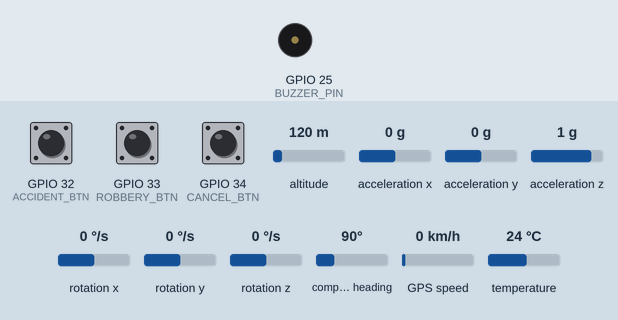
This sketch was run on a simulated ESP32. Parts: buzzer (waves = sounding, pin HIGH). Inputs (shaded band) come from the test bench; at power-on: acceleration x 0 g, GPIO 34 (CANCEL_BTN) LOW, GPIO 32 (ACCIDENT_BTN) LOW, GPIO 33 (ROBBERY_BTN) LOW, altitude 120 m, acceleration y 0 g, acceleration z 1 g, rotation x 0 °/s, rotation y 0 °/s, rotation z 0 °/s, compass heading 90°, GPS speed 0 km/h, temperature 24 °C. The GPS gets a fix after 3 s at 37.7749, -122.4194 with 8 satellites; the modem accepts every AT command (registered, SIM ready, sends succeed) and sends nothing else; what the sketch prints to the serial monitor is not drawn.

Above: at 2.1 s.
2.2 s: acceleration x set to -0.9 g
3.7 s: acceleration x set to -1.2 g
At 4.3 s:
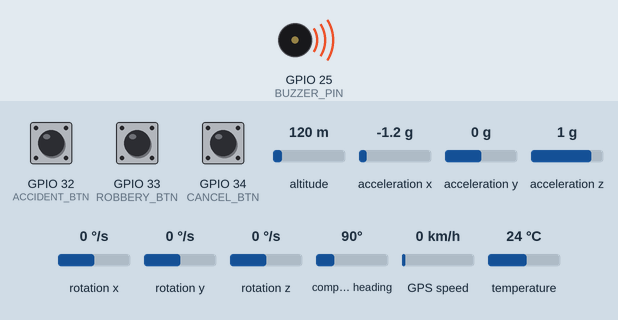
12.0 s: GPIO 34 (CANCEL_BTN) pulled HIGH for 0.15 s
At 13.1 s:
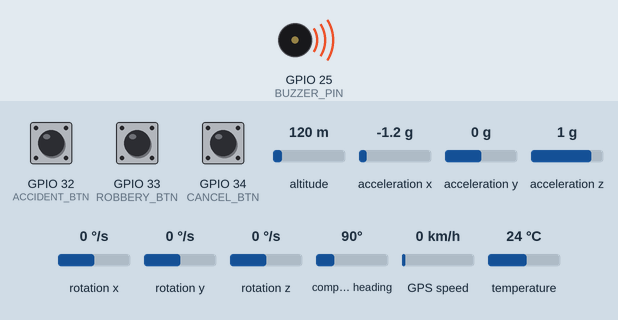
Timing chart, 0 to 14.6 s (numbered marks = the images above; inputs shaded):
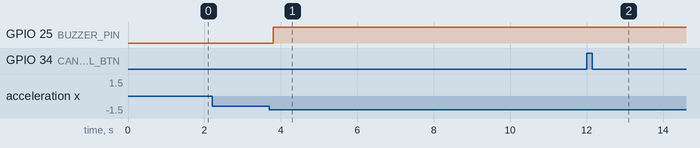

The sketch:

final_prototype.ino
```cpp
#include <Wire.h>
#include <TinyGPSPlus.h>
#include <Adafruit_MPU6050.h>
#include <Adafruit_Sensor.h>
#include <HardwareSerial.h>

// Modules
Adafruit_MPU6050 mpu;
TinyGPSPlus gps;
HardwareSerial gpsSerial(2); // GPS
HardwareSerial sim800(1);    // SIM800L

// Pin Configurations
#define GPS_RX 16
#define GPS_TX 17
#define SIM_TX 27
#define SIM_RX 26

#define ACCIDENT_BTN 32
#define ROBBERY_BTN 33
#define CANCEL_BTN 34
#define BUZZER_PIN 25

// Threshold
const float TILT_THRESHOLD = 45.0;     // degrees
const unsigned long BUZZER_DURATION = 10000; // 10s grace
unsigned long buzzerStartTime = 0;
bool buzzerActive = false;
bool alertPending = false;

// Contacts
const char* emergencyContact = "+233249097323";
const char* familyContact = "+233594849077";
const char* policeContact = "+233244077854";

void setup() {
  Serial.begin(115200);
  gpsSerial.begin(9600, SERIAL_8N1, GPS_RX, GPS_TX);
  sim800.begin(9600, SERIAL_8N1, SIM_RX, SIM_TX);

  pinMode(ACCIDENT_BTN, INPUT_PULLDOWN);
  pinMode(ROBBERY_BTN, INPUT_PULLDOWN);
  pinMode(CANCEL_BTN, INPUT_PULLDOWN);
  pinMode(BUZZER_PIN, OUTPUT);
  digitalWrite(BUZZER_PIN, LOW);

  if (!mpu.begin()) {
    Serial.println("MPU6050 not found!");
    while (1);
  }
  mpu.setAccelerometerRange(MPU6050_RANGE_8_G);
  mpu.setGyroRange(MPU6050_RANGE_500_DEG);
  mpu.setFilterBandwidth(MPU6050_BAND_5_HZ);

  sendAT("AT");
  sendAT("AT+CMGF=1");
  sendAT("AT+CSCS=\"GSM\"");

  Serial.println("System Ready ✅");
}

void loop() {
  // Read GPS data
  while (gpsSerial.available()) {
    gps.encode(gpsSerial.read());
  }

  // Manual Alerts
  if (digitalRead(ACCIDENT_BTN) == HIGH) {
    Serial.println("Manual Accident Button Pressed");
    sendSMS(emergencyContact, "🚨 Manual Accident Alert!");
    delay(1000);
  }

  if (digitalRead(ROBBERY_BTN) == HIGH) {
    Serial.println("Manual Robbery Button Pressed");
    sendSMS(familyContact, "🚨 Robbery Alert! [Family]");
    sendSMS(policeContact, "🚓 Robbery Alert! [Police]");
    delay(1000);
  }

  // Cancel Alert
  if (buzzerActive && digitalRead(CANCEL_BTN) == HIGH) {
    Serial.println("⚠️ Alert Canceled by User.");
    buzzerActive = false;
    alertPending = false;
    digitalWrite(BUZZER_PIN, LOW);
  }

  // Auto Tilt Detection
  sensors_event_t a, g, temp;
  mpu.getEvent(&a, &g, &temp);

  float pitch = atan2(a.acceleration.y, a.acceleration.z) * 180.0 / PI;
  float roll = atan2(-a.acceleration.x, sqrt(pow(a.acceleration.y, 2) + pow(a.acceleration.z, 2))) * 180.0 / PI;

  if (!buzzerActive && (abs(pitch) > TILT_THRESHOLD || abs(roll) > TILT_THRESHOLD)) {
    Serial.println("⚠️ Tilt threshold exceeded. Starting alert countdown...");
    buzzerActive = true;
    alertPending = true;
    buzzerStartTime = millis();
    digitalWrite(BUZZER_PIN, HIGH);
  }

  // Handle buzzer grace period timeout
  if (buzzerActive && alertPending && millis() - buzzerStartTime >= BUZZER_DURATION) {
    digitalWrite(BUZZER_PIN, LOW);
    buzzerActive = false;
    alertPending = false;
    Serial.println("⏱️ Grace period over. Sending Accident Alert.");
    sendSMS(emergencyContact, "🚨 Accident Detected! No response during grace period.");
  }

  delay(100); // Efficient timing loop
}

// Send SMS with location link if GPS is valid
void sendSMS(const char* number, const String& message) {
  if (gps.location.isValid()) {
    float lat = gps.location.lat();
    float lng = gps.location.lng();

    String fullMsg = message + "\n📍 https://www.google.com/maps/search/?api=1&query=" +
                     String(lat, 6) + "," + String(lng, 6);

    sim800.println("AT+CMGS=\"" + String(number) + "\"");
    delay(500);
    sim800.print(fullMsg);
    delay(300);
    sim800.write(26); // Ctrl+Z
    Serial.println("📤 SMS sent to " + String(number));
  } else {
    Serial.println("⚠️ GPS not fixed. SMS not sent.");
  }
}

// Send basic AT command and print response
void sendAT(const char* cmd) {
  sim800.println(cmd);
  delay(300);
  while (sim800.available()) {
    Serial.write(sim800.read());
  }
}
```

mpu_crash_test.ino
```cpp

```

Measured:
- the behaviour switches between -1 and -1.1 g on acceleration x (found by bisection; images 0 and 1)
- after the input at 2.2 s, every drawn part: stays the same
- after the input at 3.7 s, GPIO 25 (BUZZER_PIN): LOW → HIGH after 0.10 s
- after the input at 12.0 s, GPIO 25 (BUZZER_PIN): stays HIGH (without the input it goes to LOW after 1.9 s)
